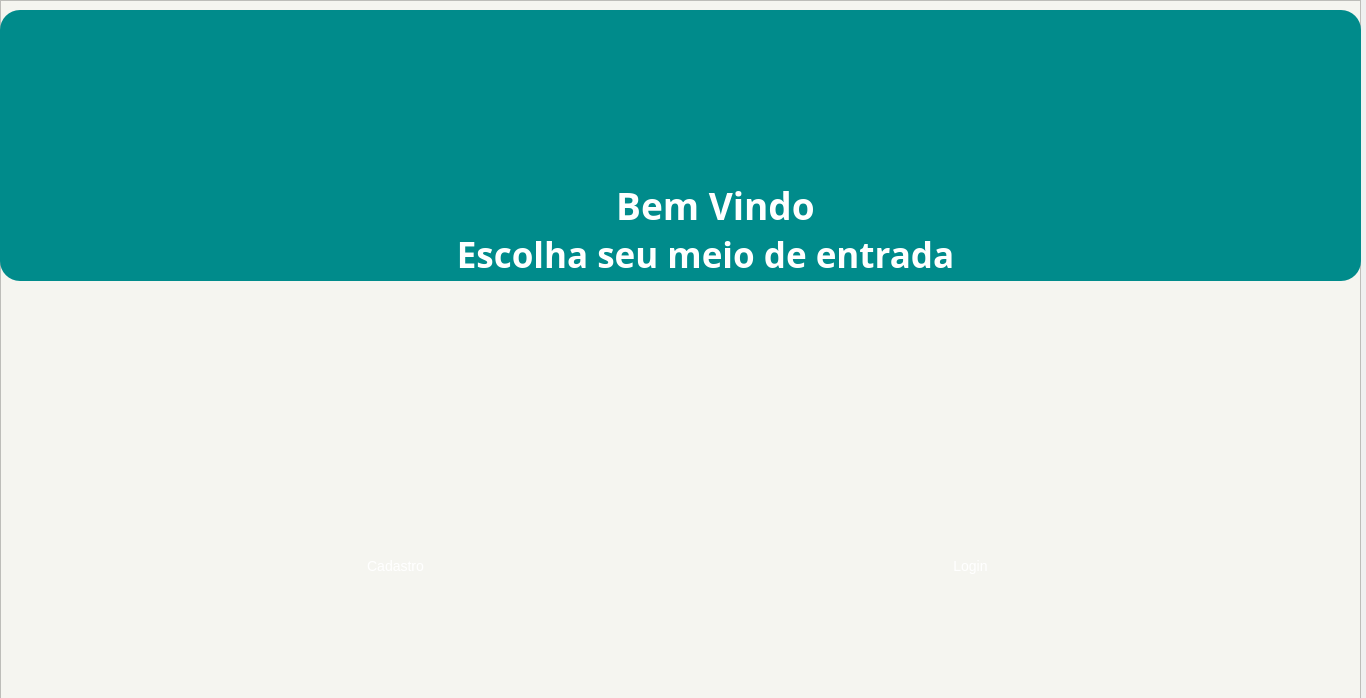
<?xml version="1.0" encoding="UTF-8"?>
<ui version="4.0">
 <class>Dialog</class>
 <widget class="QDialog" name="Dialog">
  <property name="geometry">
   <rect>
    <x>0</x>
    <y>0</y>
    <width>1366</width>
    <height>698</height>
   </rect>
  </property>
  <property name="windowTitle">
   <string>Dialog</string>
  </property>
  <property name="styleSheet">
   <string notr="true">/* Ajusta a interface para o tamanho da tela */
QWidget {
    width: 100vw;
    height: 100vh;
    background-color: #f0f0f0;
}

/* Botões com tamanho fixo e margens */
QPushButton {
    padding: 10px 20px; /* Aumenta o espaço interno sem esticar o botão */
    font-size: 14px;
    background-color: #5a9;
    color: #fff;
    border: none;
    border-radius: 5px;
}

QPushButton:hover {
    background-color: #78b;
}
</string>
  </property>
  <widget class="QFrame" name="frame_3">
   <property name="geometry">
    <rect>
     <x>0</x>
     <y>0</y>
     <width>1361</width>
     <height>761</height>
    </rect>
   </property>
   <property name="styleSheet">
    <string notr="true">background-color:rgb(245, 245, 240);</string>
   </property>
   <property name="frameShape">
    <enum>QFrame::StyledPanel</enum>
   </property>
   <property name="frameShadow">
    <enum>QFrame::Raised</enum>
   </property>
   <widget class="QFrame" name="frame_4">
    <property name="geometry">
     <rect>
      <x>0</x>
      <y>10</y>
      <width>1361</width>
      <height>271</height>
     </rect>
    </property>
    <property name="styleSheet">
     <string notr="true">	QFrame {
    background-color: qlineargradient(spread:pad, x1:0, y1:0, x2:1, y2:0, stop:0 rgb(0, 139, 139), stop:1 rgba(0, 139, 139));
    border: none; /* Sem borda */
    border-radius: 20px; /* Borda arredondada */
}</string>
    </property>
    <property name="frameShape">
     <enum>QFrame::StyledPanel</enum>
    </property>
    <property name="frameShadow">
     <enum>QFrame::Raised</enum>
    </property>
    <widget class="QLabel" name="label_4">
     <property name="geometry">
      <rect>
       <x>540</x>
       <y>170</y>
       <width>351</width>
       <height>51</height>
      </rect>
     </property>
     <property name="font">
      <font>
       <family>BusinessGrowth</family>
       <pointsize>-1</pointsize>
       <weight>75</weight>
       <bold>true</bold>
      </font>
     </property>
     <property name="styleSheet">
      <string notr="true">QLabel {
    font-size: 28px; /* Tamanho maior para maior presença */
    font-family: BusinessGrowth; /* Fonte forte e comercial */
    font-weight: bold; /* Negrito */
    color: white; /* Cor do texto */
}
</string>
     </property>
     <property name="text">
      <string>&lt;html&gt;&lt;head/&gt;&lt;body&gt;&lt;p&gt;&lt;span style=&quot; font-size:28pt;&quot;&gt;Bem Vindo&lt;/span&gt;&lt;/p&gt;&lt;/body&gt;&lt;/html&gt;</string>
     </property>
     <property name="alignment">
      <set>Qt::AlignCenter</set>
     </property>
    </widget>
    <widget class="QLabel" name="label_5">
     <property name="geometry">
      <rect>
       <x>440</x>
       <y>220</y>
       <width>531</width>
       <height>41</height>
      </rect>
     </property>
     <property name="font">
      <font>
       <family>Tahoma,sans-serif</family>
       <pointsize>-1</pointsize>
       <weight>50</weight>
       <bold>false</bold>
      </font>
     </property>
     <property name="styleSheet">
      <string notr="true">QLabel {
    font-size: 16px; /* Tamanho menor */
    font-family: 'Tahoma', sans-serif; /* Fonte sem ser negrito */
    font-weight: normal; /* Sem negrito */
    color: white; /* Cor do texto */
}

</string>
     </property>
     <property name="text">
      <string>&lt;html&gt;&lt;head/&gt;&lt;body&gt;&lt;p align=&quot;center&quot;&gt;&lt;span style=&quot; font-size:26pt; font-weight:600;&quot;&gt;Escolha seu meio de entrada&lt;/span&gt;&lt;/p&gt;&lt;/body&gt;&lt;/html&gt;</string>
     </property>
    </widget>
    <widget class="QLabel" name="lbl_logo">
     <property name="geometry">
      <rect>
       <x>540</x>
       <y>10</y>
       <width>381</width>
       <height>171</height>
      </rect>
     </property>
     <property name="text">
      <string/>
     </property>
     <property name="pixmap">
      <pixmap>../Front2/icone/logo 1.png</pixmap>
     </property>
     <property name="scaledContents">
      <bool>true</bool>
     </property>
    </widget>
   </widget>
   <widget class="QPushButton" name="Btn_irlogin">
    <property name="geometry">
     <rect>
      <x>790</x>
      <y>520</y>
      <width>361</width>
      <height>91</height>
     </rect>
    </property>
    <property name="cursor">
     <cursorShape>PointingHandCursor</cursorShape>
    </property>
    <property name="styleSheet">
     <string notr="true">QPushButton {
    background-color: white;
    color: #008b8b;
    border: 2px solid #008b8b;
    border-radius: 8px;
    font-family: 'Baloo Tammudu 2';
    font-size: 40px;
}

QPushButton:hover {
    background-color: #0A3D62;
    color: white;
}

QPushButton:pressed {
    background-color: #05445E; 
clique */
}

</string>
    </property>
    <property name="text">
     <string>Login</string>
    </property>
   </widget>
   <widget class="QLabel" name="lbl_icone2">
    <property name="geometry">
     <rect>
      <x>880</x>
      <y>330</y>
      <width>191</width>
      <height>161</height>
     </rect>
    </property>
    <property name="text">
     <string/>
    </property>
    <property name="pixmap">
     <pixmap>../Front2/icone/Icone (4).png</pixmap>
    </property>
    <property name="scaledContents">
     <bool>true</bool>
    </property>
   </widget>
   <widget class="QPushButton" name="Btn_irCadastro">
    <property name="geometry">
     <rect>
      <x>220</x>
      <y>520</y>
      <width>351</width>
      <height>91</height>
     </rect>
    </property>
    <property name="cursor">
     <cursorShape>PointingHandCursor</cursorShape>
    </property>
    <property name="styleSheet">
     <string notr="true">QPushButton {
    background-color: white;
    color: #008b8b;
    border: 2px solid #008b8b;
    border-radius: 8px;
    font-family: 'Baloo Tammudu 2';
    font-size: 40px;
}

QPushButton:hover {
    background-color: #0A3D62;
    color: white;
}

QPushButton:pressed {
    background-color: #05445E; 
clique */
}

</string>
    </property>
    <property name="text">
     <string>Cadastro</string>
    </property>
   </widget>
   <widget class="QLabel" name="lbl_icone1">
    <property name="geometry">
     <rect>
      <x>320</x>
      <y>340</y>
      <width>161</width>
      <height>151</height>
     </rect>
    </property>
    <property name="text">
     <string/>
    </property>
    <property name="pixmap">
     <pixmap>../Front2/icone/icone (11).png</pixmap>
    </property>
    <property name="scaledContents">
     <bool>true</bool>
    </property>
   </widget>
  </widget>
 </widget>
 <resources>
  <include location="icone/icons.qrc"/>
 </resources>
 <connections/>
</ui>
